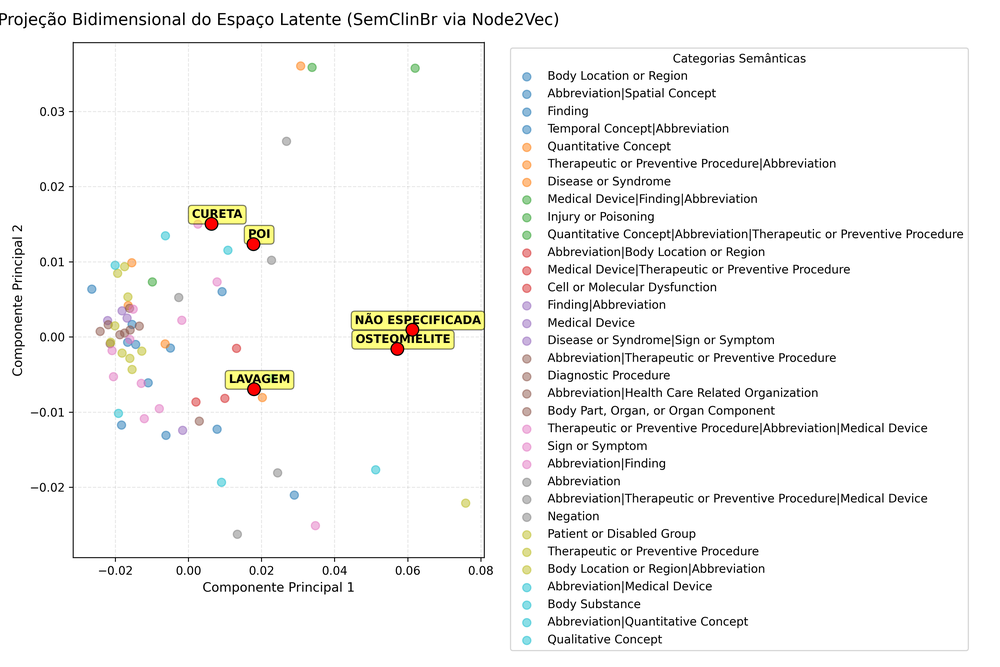
#> input picture results/clusters_semclinbr.png, 1000 x 667 px, shrunk from 3600 x 2400 before the run
$ python gerar_figuras.py
#> lines starting #> are read from the running program, lines starting #| are printed output that depends on the picture
"""
Gera as figuras do texto do TCC que foram refeitas na revisão.

  fig1_contextualizacao  (introdução, Figura de visão geral): texto clínico ->
      extração -> grafo -> vetores, com o exemplo do texto da introdução e
      os dois tipos de relação do SemClinBr (associated_with e negation_of).
  fig2_intuicao          (cap. 2): grafo com Febre, Tosse, Influenza e Fratura
      e o espaço vetorial correspondente.
  fig3_pipeline          (cap. 3): pipeline do trabalho, com o Node2Vec
      (análise exploratória) e os modelos KGE (comparação quantitativa) em
      ramos separados, e o protótipo de RAG.
  fig4_pca_node2vec      (cap. 4): a figura original da análise exploratória
      (results/clusters_semclinbr.png) sem a legenda e sem o título. A legenda
      tinha cores repetidas entre categorias; os pontos não são alterados.

As figuras 1 e 2 são ilustrações: as posições dos pontos no espaço vetorial
foram escolhidas à mão para mostrar a ideia, não vêm de um modelo treinado.

Precisa do matplotlib, então roda no ambiente conda do projeto (no WSL):
    conda activate tcc_graphs
    python analises/figuras/gerar_figuras.py
Os arquivos (.pdf e .png) são salvos nesta mesma pasta.
"""
import os

import matplotlib

matplotlib.use("Agg")
import matplotlib.pyplot as plt
from matplotlib.patches import Circle, FancyArrowPatch, FancyBboxPatch
from PIL import Image, ImageChops

PASTA = os.path.dirname(os.path.abspath(__file__))
RAIZ = os.path.dirname(os.path.dirname(PASTA))
LARGURA = 6.3  # polegadas, aproximadamente a largura do texto na página (16 cm)

plt.rcParams.update({"font.family": "DejaVu Sans", "font.size": 7.5, "pdf.fonttype": 42})

# Uma cor por categoria, usadas nas figuras 1 e 2.
COR = {
    "sintoma": "#2b6cb0",
    "qualificador": "#6b46c1",
    "negacao": "#4a5568",
    "doenca": "#c53030",
    "procedimento": "#2f855a",
}
CINZA = "#4a5568"


def nova_figura(altura):
    fig = plt.figure(figsize=(LARGURA, altura))
    ax = fig.add_axes([0, 0, 1, 1])
    ax.set_xlim(0, LARGURA)
    ax.set_ylim(0, altura)
    ax.set_aspect("equal")
    ax.axis("off")
    return fig, ax


def caixa(ax, x, y, w, h, borda=CINZA, fundo="#f7fafc", tracejada=False):
    ax.add_patch(FancyBboxPatch((x, y), w, h, boxstyle="round,pad=0,rounding_size=0.06",
                                linewidth=0.8, edgecolor=borda, facecolor=fundo,
                                linestyle="--" if tracejada else "-"))


def seta(ax, origem, destino, cor=CINZA, curva=0.0, largura=0.9):
    ax.add_patch(FancyArrowPatch(origem, destino, arrowstyle="-|>", mutation_scale=7,
                                 linewidth=largura, color=cor, shrinkA=0, shrinkB=0,
                                 connectionstyle=f"arc3,rad={curva}"))


def no(ax, x, y, rotulo, cor, raio=0.11, abaixo=True, tamanho=6.5):
    ax.add_patch(Circle((x, y), raio, facecolor=cor, edgecolor="white", linewidth=0.8, zorder=3))
    dy = -(raio + 0.06) if abaixo else raio + 0.06
    ax.text(x, y + dy, rotulo, ha="center", va="top" if abaixo else "bottom",
            fontsize=tamanho, color=cor, fontweight="bold", zorder=4)


# [5 lines left out: function aresta, not called in this run]


def titulo_painel(ax, x, y, w, texto):
    ax.text(x + w / 2, y, texto, ha="center", va="top", fontsize=8, fontweight="bold")


def salvar(fig, nome):
    for ext in ("pdf", "png"):
        fig.savefig(os.path.join(PASTA, f"{nome}.{ext}"), dpi=300)
    plt.close(fig)
    print(f"   {nome}.pdf e {nome}.png")


def figura_1():
    """Texto -> extração -> grafo -> vetores, com o exemplo da introdução."""
    altura = 3.15
    fig, ax = nova_figura(altura)
    y0, h, gap = 0.1, 2.95, 0.2
    larguras = [1.16, 1.72, 1.42, 1.24]
    xs = [0.08]
    for w in larguras[:-1]:
        xs.append(xs[-1] + w + gap)
    titulos = ["1. Texto\nclínico", "2. Extração\n(PLN)", "3. Grafo de\nconhecimento", "4. Representação\nvetorial"]
    for x, w, t in zip(xs, larguras, titulos):
        caixa(ax, x, y0, w, h)
        ax.text(x + w / 2, y0 + h - 0.08, t, ha="center", va="top", fontsize=7.4, fontweight="bold",
                linespacing=1.2)
    for x, w in zip(xs[:3], larguras[:3]):
        seta(ax, (x + w + 0.03, y0 + h / 2), (x + w + gap - 0.03, y0 + h / 2))
    topo = y0 + h - 0.5  # abaixo dos títulos de duas linhas

    # 1. Texto
    frase = ("Paciente apresenta\ndor lombar intensa,\nsem sinais de\ninfecção, sendo\n"
             "recomendado\ntratamento\nfisioterapêutico.")
    ax.text(xs[0] + larguras[0] / 2, (y0 + topo) / 2, frase, ha="center", va="center", fontsize=7.2,
            style="italic", linespacing=1.5)

    # 2. Entidades (com a categoria na mesma linha) e relações extraídas
    x, w = xs[1] + 0.09, larguras[1]
    entidades = [("DOR LOMBAR", "sintoma"), ("INTENSA", "qualificador"), ("SEM SINAIS DE", "negacao"),
                 ("INFECÇÃO", "doenca"), ("TRATAMENTO\nFISIOTERAPÊUTICO", "procedimento")]
    nomes_cat = {"sintoma": "sintoma", "qualificador": "qualificador", "negacao": "negação",
                 "doenca": "doença", "procedimento": "procedimento"}
    ax.text(x, topo, "Entidades", fontsize=7, fontweight="bold", va="top")
    y = topo - 0.21
    for texto, cat in entidades:
        ax.text(x, y, texto, fontsize=6.3, color=COR[cat], fontweight="bold", va="top", linespacing=1.15)
        ax.text(xs[1] + w - 0.09, y, nomes_cat[cat], fontsize=5.8, color=COR[cat], ha="right", va="top",
                style="italic")
        y -= 0.17 + 0.1 * texto.count("\n")
    y -= 0.08
    ax.text(x, y, "Relações", fontsize=7, fontweight="bold", va="top")
    ax.text(x, y - 0.21, "INTENSA → DOR LOMBAR\n" + "    " + "associated_with", fontsize=5.9, va="top",
            color=CINZA, linespacing=1.3)
    ax.text(x, y - 0.55, "SEM SINAIS DE → INFECÇÃO\n" + "    " + "negation_of", fontsize=5.9, va="top",
            color=CINZA, linespacing=1.3)

    # 3. Grafo: um nó por conceito; o procedimento não tem relação anotada
    x, w = xs[2], larguras[2]
    ra = 0.08
    linhas = {"topo": y0 + 2.0, "meio": y0 + 1.2}
    pos = {"INTENSA": (x + 0.34, linhas["topo"]), "DOR LOMBAR": (x + w - 0.34, linhas["topo"]),
           "SEM SINAIS DE": (x + 0.34, linhas["meio"]), "INFECÇÃO": (x + w - 0.34, linhas["meio"]),
           "TRATAMENTO\nFISIOTERAPÊUTICO": (x + w / 2, y0 + 0.62)}
    cores3 = {"DOR LOMBAR": COR["sintoma"], "INTENSA": COR["qualificador"],
              "SEM SINAIS DE": COR["negacao"], "INFECÇÃO": COR["doenca"],
              "TRATAMENTO\nFISIOTERAPÊUTICO": COR["procedimento"]}
    for origem, destino, rotulo in (("INTENSA", "DOR LOMBAR", "associated_with"),
                                    ("SEM SINAIS DE", "INFECÇÃO", "negation_of")):
        (xa, ya), (xb, yb) = pos[origem], pos[destino]
        seta(ax, (xa + ra + 0.02, ya), (xb - ra - 0.02, yb))
        ax.text((xa + xb) / 2, ya + 0.1, rotulo, ha="center", va="bottom", fontsize=5.6, color=CINZA,
                style="italic")
    for rotulo, (px, py) in pos.items():
        no(ax, px, py, rotulo, cores3[rotulo], raio=ra, tamanho=5.3)

    # 4. Vetores: conceitos ligados ficam próximos (posições ilustrativas)
    x, w = xs[3], larguras[3]
    ax.annotate("", xy=(x + w - 0.1, y0 + 0.25), xytext=(x + 0.13, y0 + 0.25),
                arrowprops=dict(arrowstyle="-|>", color="#a0aec0", linewidth=0.7))
    ax.annotate("", xy=(x + 0.13, topo - 0.05), xytext=(x + 0.13, y0 + 0.25),
                arrowprops=dict(arrowstyle="-|>", color="#a0aec0", linewidth=0.7))
    pontos = [("INTENSA", "qualificador", 0.3, 2.05), ("DOR LOMBAR", "sintoma", 0.4, 1.84),
              ("SEM SINAIS DE", "negacao", 0.3, 1.27), ("INFECÇÃO", "doenca", 0.4, 1.06)]
    for rotulo, cat, px, py in pontos:
        ax.add_patch(Circle((x + px, y0 + py), 0.042, facecolor=COR[cat], edgecolor="none", zorder=3))
        ax.text(x + px + 0.07, y0 + py, rotulo, fontsize=5.2, color=COR[cat], ha="left", va="center",
                fontweight="bold")
    px, py = 0.8, 0.5
    ax.add_patch(Circle((x + px, y0 + py), 0.042, facecolor=COR["procedimento"], edgecolor="none", zorder=3))
    ax.text(x + 0.66, y0 + py + 0.08, "TRATAMENTO\nFISIOTERAPÊUTICO", fontsize=5.2,
            color=COR["procedimento"], ha="center", va="bottom", fontweight="bold", linespacing=1.15)
    salvar(fig, "fig1_contextualizacao")
#> the loop in salvar, `for ext in ("pdf", "png"):` made 2 passes
#> pass 1, in salvar, `fig.savefig(os.path.join(PASTA, f"{nome}.{ext}"), dpi=300)`:
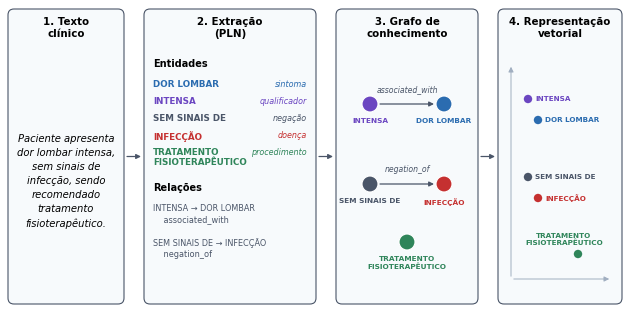
#> figure drawn by matplotlib, 1 panel


def figura_2():
    """Grafo pequeno e o espaço vetorial correspondente (ilustração)."""
    altura = 2.5
    fig, ax = nova_figura(altura)
    w, h, y0 = 2.6, 2.3, 0.1
    xg, xv = 0.08, LARGURA - 0.08 - w
    for x, t in ((xg, "Grafo de conhecimento"), (xv, "Espaço vetorial (baixa dimensão)")):
        caixa(ax, x, y0, w, h)
        titulo_painel(ax, x, y0 + h - 0.08, w, t)
    seta(ax, (xg + w + 0.08, y0 + h / 2), (xv - 0.08, y0 + h / 2), largura=1.4)
    ax.text(LARGURA / 2, y0 + h / 2 + 0.16, "Graph\nEmbedding", ha="center", va="bottom",
            fontsize=7.5, fontweight="bold")

    cores = {"Febre": "#2f855a", "Tosse": "#b7791f", "Influenza": "#2b6cb0", "Fratura": "#6b46c1"}
    pos = {"Febre": (xg + 0.55, y0 + 1.55), "Influenza": (xg + 1.65, y0 + 1.55),
           "Tosse": (xg + 1.1, y0 + 0.62), "Fratura": (xg + 2.25, y0 + 0.5)}
    for a, b, d in (("Febre", "Influenza", (0, 0.1)), ("Febre", "Tosse", (-0.28, 0.0)),
                    ("Influenza", "Tosse", (0.3, 0.0))):
        ax.plot([pos[a][0], pos[b][0]], [pos[a][1], pos[b][1]], color=CINZA, linewidth=0.9, zorder=1)
        mx, my = (pos[a][0] + pos[b][0]) / 2 + d[0], (pos[a][1] + pos[b][1]) / 2 + d[1]
        ax.text(mx, my, "associada a", fontsize=6, style="italic", color=CINZA, ha="center", va="center",
                bbox=dict(boxstyle="round,pad=0.1", facecolor="white", edgecolor="none"))
    for rotulo, (px, py) in pos.items():
        no(ax, px, py, rotulo, cores[rotulo], raio=0.12, tamanho=7)

    ax.annotate("", xy=(xv + w - 0.15, y0 + 0.3), xytext=(xv + 0.2, y0 + 0.3),
                arrowprops=dict(arrowstyle="-|>", color="#a0aec0", linewidth=0.7))
    ax.annotate("", xy=(xv + 0.2, y0 + h - 0.42), xytext=(xv + 0.2, y0 + 0.3),
                arrowprops=dict(arrowstyle="-|>", color="#a0aec0", linewidth=0.7))
    vetores = {"Febre": (0.75, 1.5), "Influenza": (1.08, 1.62), "Tosse": (0.98, 1.22), "Fratura": (1.9, 0.62)}
    for rotulo, (px, py) in vetores.items():
        ax.add_patch(Circle((xv + px, y0 + py), 0.06, facecolor=cores[rotulo], edgecolor="none", zorder=3))
        ax.text(xv + px + 0.09, y0 + py, rotulo, fontsize=7, color=cores[rotulo], va="center",
                fontweight="bold")
    salvar(fig, "fig2_intuicao")
#> the loop in salvar (call 2), `for ext in ("pdf", "png"):` made 2 passes
#> pass 1, in salvar (call 2), `fig.savefig(os.path.join(PASTA, f"{nome}.{ext}"), dpi=300)`:
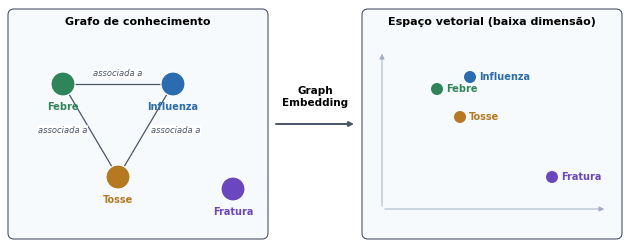
#> figure drawn by matplotlib, 1 panel


def figura_3():
    """Pipeline: etapas comuns, os dois ramos de modelos e o protótipo de RAG."""
    altura = 6.15
    fig, ax = nova_figura(altura)

    def etapa(x, y, w, titulo, detalhe, tracejada=False, fundo="#f7fafc"):
        h = 0.5
        caixa(ax, x, y, w, h, fundo=fundo, tracejada=tracejada)
        ax.text(x + w / 2, y + h - 0.12, titulo, ha="center", va="top", fontsize=7.8, fontweight="bold")
        ax.text(x + w / 2, y + 0.1, detalhe, ha="center", va="bottom", fontsize=6.6, color=CINZA)
        return (x, y, w, h)

    cx, cw = 1.0, LARGURA - 2.0
    comuns = [
        ("1. Extração", "leitura das anotações e relações dos 998 arquivos XML do SemClinBr"),
        ("2. Transformação", "normalização do texto e unificação das menções em conceitos"),
        ("3. Construção do grafo", "nós = conceitos; arestas = relações associated_with e negation_of"),
        ("4. Ingestão no Neo4j", "MERGE de nós e arestas; grafo com 17.897 nós e 9.253 arestas"),
    ]
    y = altura - 0.62
    caixas = []
    for titulo, detalhe in comuns:
        caixas.append(etapa(cx, y, cw, titulo, detalhe))
        y -= 0.72
    for (x, yy, w, h), (_, y2, _, h2) in zip(caixas, caixas[1:]):
        seta(ax, (x + w / 2, yy - 0.02), (x + w / 2, y2 + h2 + 0.02))

    bw, xl, xr = 2.95, 0.1, LARGURA - 0.1 - 2.95
    # Títulos dos ramos ao lado das setas, para as setas não cortarem o texto.
    ax.text(xl + bw / 2 + 0.1, y + 0.4, "Análise exploratória", ha="left", fontsize=7.5,
            fontweight="bold", color="#2b6cb0")
    ax.text(xr + bw / 2 - 0.1, y + 0.4, "Comparação quantitativa", ha="right", fontsize=7.5,
            fontweight="bold", color="#c05621")
    esquerda = [etapa(xl, y - 0.25, bw, "5. Projeção no GDS",
                      "em memória, não direcionada e sem o tipo da relação", fundo="#ebf8ff"),
                etapa(xl, y - 0.97, bw, "6. Node2Vec (GDS)", "grafo de um único laudo (73 nós)", fundo="#ebf8ff"),
                etapa(xl, y - 1.69, bw, "7. Avaliação exploratória",
                      "vizinhos por similaridade de cosseno e PCA", fundo="#ebf8ff")]
    direita = [etapa(xr, y - 0.25, bw, "Triplas lidas do Neo4j",
                     "(origem, relação, destino), sem projeção", tracejada=True, fundo="#fffaf0"),
               etapa(xr, y - 0.97, bw, "6. TransE, ComplEx e RotatE",
                     "PyKEEN; 5 execuções por modelo", fundo="#fffaf0"),
               etapa(xr, y - 1.69, bw, "7. Avaliação quantitativa",
                     "predição de links e agrupamento", fundo="#fffaf0")]
    _, y4, _, _ = caixas[-1]
    # Setas retas, do fundo da etapa 4 até o topo de cada ramo.
    seta(ax, (xl + bw / 2, y4 - 0.02), (xl + bw / 2, y - 0.25 + 0.5 + 0.02))
    seta(ax, (xr + bw / 2, y4 - 0.02), (xr + bw / 2, y - 0.25 + 0.5 + 0.02))
    for ramo in (esquerda, direita):
        for (x, yy, w, h), (_, y2, _, h2) in zip(ramo, ramo[1:]):
            seta(ax, (x + w / 2, yy - 0.02), (x + w / 2, y2 + h2 + 0.02))

    rx, ry, rw = 1.0, y - 2.55, LARGURA - 2.0
    etapa(rx, ry, rw, "8. Protótipo de RAG",
          "vetores do RotatE + relações do grafo (Cypher) + modelo de linguagem local", fundo="#f0fff4")
    xq, yq, wq, _ = direita[-1]
    seta(ax, (xq + wq / 2, yq - 0.02), (rx + rw - 0.9, ry + 0.5 + 0.02))
    ax.text(xq + wq / 2 + 0.08, yq - 0.2, "RotatE", fontsize=6.5, color="#c05621", style="italic", va="center")
    salvar(fig, "fig3_pipeline")
#> the loop in salvar (call 3), `for ext in ("pdf", "png"):` made 2 passes
#> pass 1, in salvar (call 3), `fig.savefig(os.path.join(PASTA, f"{nome}.{ext}"), dpi=300)`:
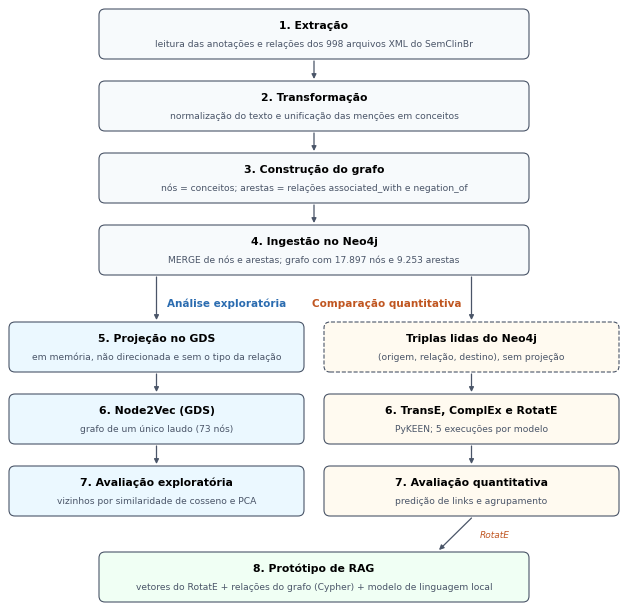
#> figure drawn by matplotlib, 1 panel


def figura_4():
    """Recorta a legenda e o título da figura original, sem alterar os pontos."""
    original = os.path.join(RAIZ, "results", "clusters_semclinbr.png")
    imagem = Image.open(original)
#> imagem is the input picture: PIL image 1000x667 RGBA; mean R, G, B, A 244.8, 244.6, 243.5, 255
    largura, altura = imagem.size
    # A figura original tem 3600 x 2400 pixels: o título ocupa o topo
    # e a legenda começa por volta de 49% da largura.
    recorte = imagem.crop((0, int(altura * 0.053), int(largura * 0.4955), altura)).convert("RGB")
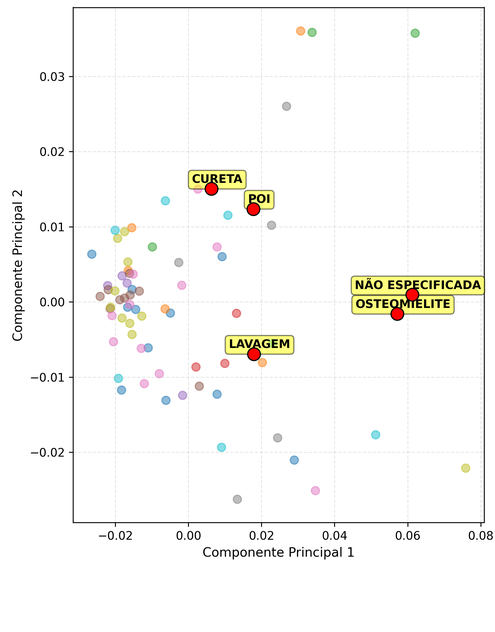
#> recorte: PIL image 495x632 RGB; mean R, G, B 249, 248.5, 246.4
    # Tira as margens brancas que sobram, deixando uma borda pequena.
    fundo = Image.new("RGB", recorte.size, (255, 255, 255))
#> fundo: PIL image 495x632 RGB; every value is 255
    esq, topo, dir_, base = ImageChops.difference(recorte, fundo).getbbox()
#> esq = 10; topo = 4; dir_ = 495; base = 562
    borda = 30
    recorte = recorte.crop((max(esq - borda, 0), max(topo - borda, 0),
                            min(dir_ + borda, recorte.width), min(base + borda, recorte.height)))
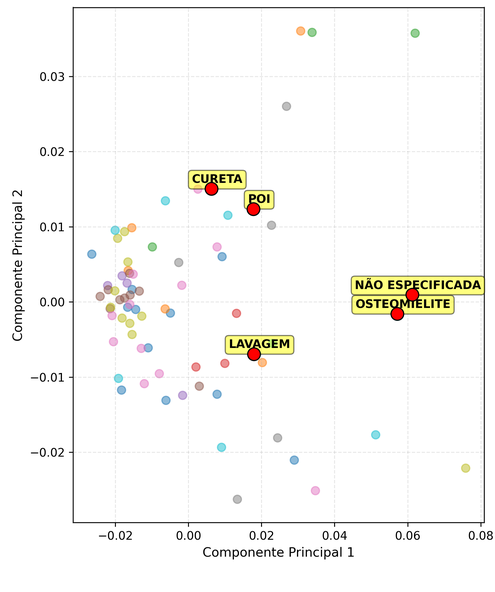
#> recorte: PIL image 495x592 RGB; mean R, G, B 248.6, 248.1, 245.8
    recorte.save(os.path.join(PASTA, "fig4_pca_node2vec.png"), dpi=(300, 300))
    print(f"   fig4_pca_node2vec.png (recorte de {largura}x{altura} para {recorte.size[0]}x{recorte.size[1]})")
#|    fig4_pca_node2vec.png (recorte de 1000x667 para 495x592)


def main():
    print("Gerando figuras em", PASTA)
    figura_1()
    figura_2()
    figura_3()
    figura_4()


if __name__ == "__main__":
    main()

$ run again, with results/clusters_complex.png copied over results/clusters_semclinbr.png
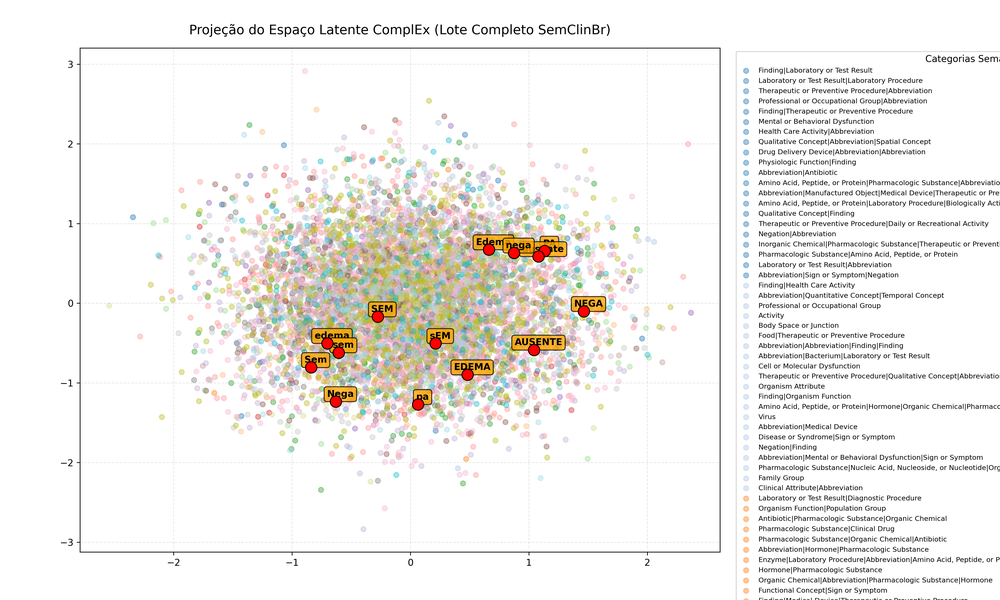
#> input picture results/clusters_complex.png, 1000 x 600 px, shrunk from 4500 x 2700 before the run
#> in figura_4, imagem is the input picture: PIL image 1000x600 RGBA; mean R, G, B, A 241.4, 239.8, 236.8, 255
#> in figura_4, `recorte = imagem.crop((0, int(altura * 0.053), int(largura * 0.4955), ..`:
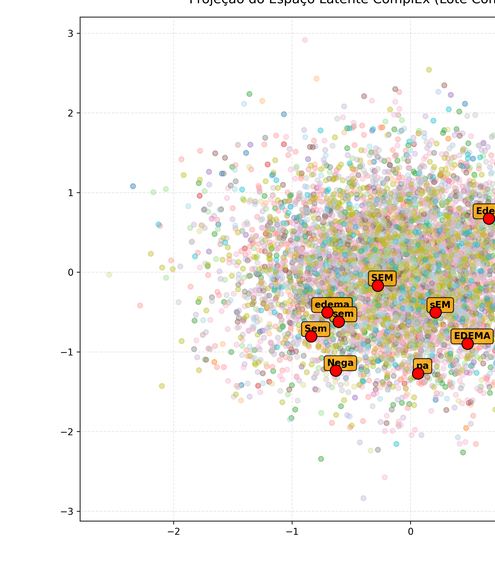
#> recorte: PIL image 495x569 RGB; mean R, G, B 242, 239.7, 234.8
#> fundo: PIL image 495x569 RGB; every value is 255
#> esq = 58; topo = 0; dir_ = 495; base = 538
#> in figura_4, `recorte = recorte.crop((max(esq - borda, 0), max(topo - borda, 0), min..`:
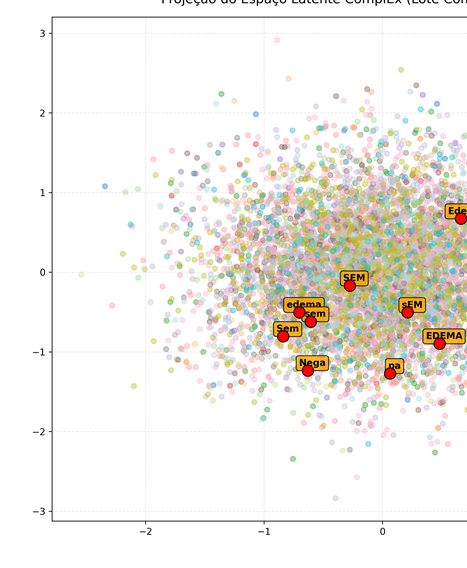
#> recorte: PIL image 467x568 RGB; mean R, G, B 241.2, 238.7, 233.6
#|    fig4_pca_node2vec.png (recorte de 1000x600 para 467x568)
